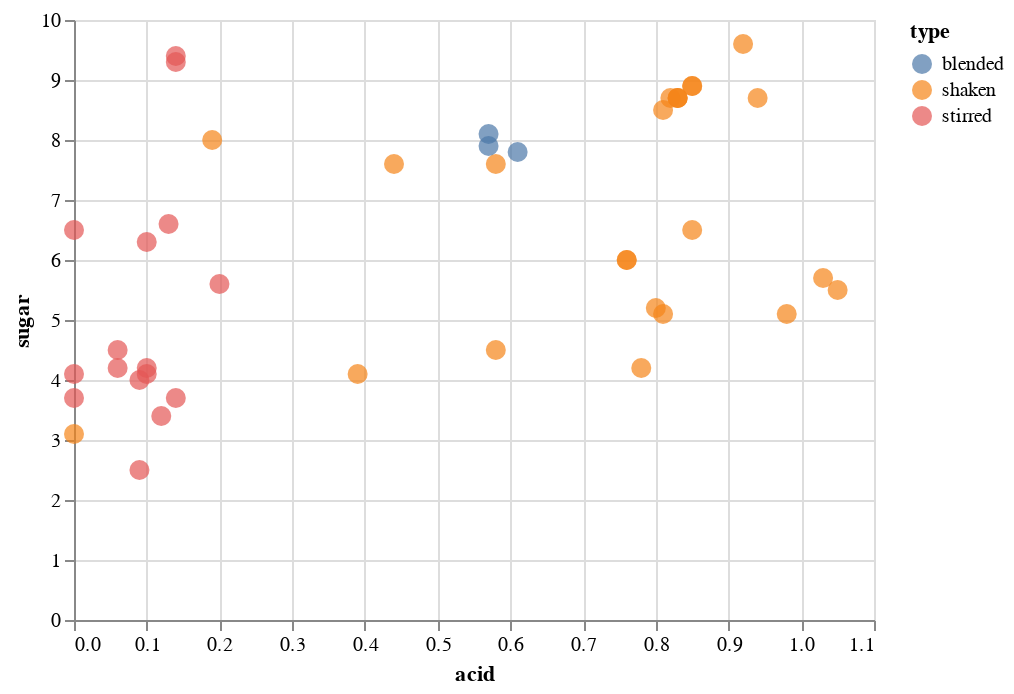

Notebook code cell kept with this figure:
### Code cell
# common config
brush = alt.selection(type='interval')
base = alt.Chart(three).add_selection(brush)

# points
points = base.mark_circle(size=100).encode(
    x='acid',
    y='sugar',
    color=alt.condition(brush, 'type', alt.value('grey'))
)

points

### Figure 1 — Vega-Lite specification as saved in the notebook (floating-point values rounded to 4 significant figures)
{"config": {"view": {"continuousWidth": 400, "continuousHeight": 300}}, "data": {"name": "data-4cfbd81e8e3a4b9a09c22b06f7060049"}, "mark": {"type": "circle", "size": 100}, "encoding": {"color": {"condition": {"type": "nominal", "field": "type", "selection": "selector002"}, "value": "grey"}, "x": {"type": "quantitative", "field": "acid"}, "y": {"type": "quantitative", "field": "sugar"}}, "selection": {"selector002": {"type": "interval"}}, "$schema": "https://vega.github.io/schema/vega-lite/v4.8.1.json", "datasets": {"data-4cfbd81e8e3a4b9a09c22b06f7060049": [{"name": "Daiquiri with More Lime", "abv": 14.7, "acid": 0.94, "sugar": 8.7, "type": "shaken", "index": 9, "instructions": "Shake, coupe.", "ingredients": "2 oz white rum (40% abv)<br/>0.875 oz lime juice<br/>3/4 oz simple syrup", "ncotw": "<a href=\"https://www.reddit.com/r/cocktails/comments/1i0sbt/not_cocktail_of_the_week_27_daiquiri/\">#27</a>"}, {"name": "Honeysuckle", "abv": 15.0, "acid": 0.85, "sugar": 8.9, "type": "shaken", "index": 10, "instructions": "Shake, coupe. Garnish with lime wheel.", "ingredients": "2 oz white rum (40% abv)<br/>3/4 oz lime juice<br/>3/4 oz honey syrup", "ncotw": "<a href=\"https://www.reddit.com/r/cocktails/comments/1kd90i/not_cocktail_of_the_week_32_bees_knees/\">#32</a>"}, {"name": "Classic Daiquiri", "abv": 15.0, "acid": 0.85, "sugar": 8.9, "type": "shaken", "index": 11, "instructions": "Shake, coupe.", "ingredients": "2 oz white rum (40% abv)<br/>3/4 oz lime juice<br/>3/4 oz simple syrup", "ncotw": "<a href=\"https://www.reddit.com/r/cocktails/comments/1i0sbt/not_cocktail_of_the_week_27_daiquiri/\">#27</a>"}, {"name": "Blood and Sand", "abv": 15.6, "acid": 0.19, "sugar": 8.0, "type": "shaken", "index": 12, "instructions": "Shake, coupe. (Optionally flamed) orange twist.", "ingredients": "1 oz Scotch (43% abv)<br/>3/4 oz Cherry Herring<br/>3/4 oz sweet vermouth<br> 1/2 oz orange jucie", "ncotw": "<a href=\"https://www.reddit.com/r/cocktails/comments/1yds2e/not_cocktail_of_the_week_59_blood_and_sand/\">#59</a>"}, {"name": "Alexander", "abv": 16.4, "acid": 0.0, "sugar": 3.1, "type": "shaken", "index": 13, "instructions": "Shake, coupe. Grated nutmeg.", "ingredients": "2 oz Cognac (41% abv)<br/>1 oz heavy cream<br/>1/4 oz Demerara syrup", "ncotw": "not yet"}, {"name": "Hemingway Daiquiri", "abv": 16.5, "acid": 0.98, "sugar": 5.1, "type": "shaken", "index": 14, "instructions": "Shake, coupe. Garnish with lime wheel.", "ingredients": "2 oz white rum (40% abv)<br/>3/4 oz lime juice<br/>1/2 oz grapefruit juice<br/>1/2 oz Luxardo Maraschino<br/>2 drops saline solution", "ncotw": "<a href=\"https://www.reddit.com/r/cocktails/comments/1i0sbt/not_cocktail_of_the_week_27_daiquiri/\">#27</a>"}, {"name": "Brown Derby", "abv": 16.6, "acid": 0.44, "sugar": 7.6, "type": "shaken", "index": 15, "instructions": "Shake, coupe. Express and discard grapefruit twist.", "ingredients": "2 oz bourbon (45% abv)<br/>1 oz grapefruit juice<br/>1/2 oz honey syrup", "ncotw": "<a href=\"https://www.reddit.com/r/cocktails/comments/2a9ow3/not_cocktail_of_the_week_79_brown_derby/\">#79</a>"}, {"name": "Cosmopolitan (Modern/Bastardized)", "abv": 16.6, "acid": 1.05, "sugar": 5.5, "type": "shaken", "index": 16, "instructions": "Shake, coupe. Express and discard (optionally flamed) orange twist.", "ingredients": "1 1/2 oz Absolut Citron vodka<br/>3/4 oz Cointreau<br/>3/4 oz cranberry juice<br/>1/2 oz lime juice", "ncotw": "not yet"}, {"name": "Gold Rush", "abv": 17.2, "acid": 0.83, "sugar": 8.7, "type": "shaken", "index": 17, "instructions": "Shake, server over large rock.", "ingredients": "2 oz bourbon (47% abv)<br/>3/4 oz lemon juice<br/>3/4 oz honey syrup", "ncotw": "not yet"}, {"name": "Southside", "abv": 17.2, "acid": 0.83, "sugar": 8.7, "type": "shaken", "index": 18, "instructions": "Shake with handful mint, coupe. Garnish with mint.", "ingredients": "2 oz gin (47% abv)<br/>3/4 oz lemon juice<br/>3/4 oz simple syrup", "ncotw": "<a href=\"https://www.reddit.com/r/cocktails/comments/1jfrqi/not_cocktail_of_the_week_30_southside_and/\">#30</a>"}, {"name": "Bee's Knees", "abv": 17.2, "acid": 0.83, "sugar": 8.7, "type": "shaken", "index": 19, "instructions": "Shake, coupe. Garnish with lemon wheel.", "ingredients": "2 oz gin (47% abv)<br/>3/4 oz lemon juice<br/>3/4 oz honey syrup", "ncotw": "<a href=\"https://www.reddit.com/r/cocktails/comments/1kd90i/not_cocktail_of_the_week_32_bees_knees/\">#32</a>"}, {"name": "20th Century Cocktail", "abv": 17.3, "acid": 0.85, "sugar": 6.5, "type": "shaken", "index": 20, "instructions": "Shake, coupe.", "ingredients": "1 1/2 oz gin (47% abv)<br/>3/4 oz lemon juice<br/>3/4 oz white crme de cacao<br/>3/4 oz Lillet Blanc", "ncotw": "<a href=\"https://www.reddit.com/r/cocktails/comments/2377jm/not_cocktail_of_the_week_67_the_20th_century/\">#67</a>"}, {"name": "Fresh Lime Gimlet", "abv": 17.3, "acid": 0.82, "sugar": 8.7, "type": "shaken", "index": 21, "instructions": "Shake, coupe. Garnish with lime wheel.", "ingredients": "2 oz gin (47.4% abv)<br/>3/4 oz lime juice<br/>3/4 oz simple syrup", "ncotw": "<a href=\"https://www.reddit.com/r/cocktails/comments/28i1dn/not_cocktail_of_the_week_76_gimlet/\">#76</a>"}, {"name": "Corpse Reviver #2", "abv": 17.4, "acid": 1.03, "sugar": 5.7, "type": "shaken", "index": 22, "instructions": "Shake, coupe. Express and discard orange twist.", "ingredients": "3/4 oz lemon juice<br/>3/4 oz gin (47% abv)<br/>3/4 oz Cointreau<br/>3/4 oz Lillet Blanc", "ncotw": "<a href=\"https://www.reddit.com/r/cocktails/comments/1779xr/ncotw_3_corpse_reviver_2/\">#3</a>"}, {"name": "Jack Rose", "abv": 18.2, "acid": 0.81, "sugar": 8.5, "type": "shaken", "index": 23, "instructions": "Shake, coupe.", "ingredients": "2 oz apple brandy (50% abv)<br/>3/4 oz Grenadine<br/>3/4 oz lemon juice<br>1 dash Angostura bitters", "ncotw": "<a href=\"https://www.reddit.com/r/cocktails/comments/1bnysd/not_cocktail_of_the_week_13_jack_rose/\">#13</a>"}, {"name": "Margarita", "abv": 18.5, "acid": 0.76, "sugar": 6.0, "type": "shaken", "index": 24, "instructions": "Shake, coupe (optionally salted rim).", "ingredients": "2 oz blanco tequila (40% abv)<br/>3/4 oz lime juice<br/>3/4 oz Cointreau<br/>1/4 oz simple syrup<br/>5 drops saline solution", "ncotw": "not yet"}, {"name": "Aviation", "abv": 18.7, "acid": 0.81, "sugar": 5.1, "type": "shaken", "index": 25, "instructions": "Shake, coupe.", "ingredients": "2 oz Plymouth gin<br/>3/4 oz lemon juice<br/>1/2 oz Luxardo Maraschino<br/>1/4 oz crem de violette", "ncotw": "not yet"}, {"name": "Sidecar", "abv": 18.9, "acid": 0.76, "sugar": 6.0, "type": "shaken", "index": 26, "instructions": "Shake, coupe. Express and discard orange twist.", "ingredients": "2 oz Cognac (41% abv)<br/>3/4 oz Cointreau<br/>3/4 oz lemon juice<br/>1/4 oz simple syrup", "ncotw": "<a href=\"https://www.reddit.com/r/cocktails/comments/19cmfw/not_cocktail_of_the_week_8_sidecar/\">#8</a>"}, {"name": "Champs-Elysses", "abv": 19.7, "acid": 0.8, "sugar": 5.2, "type": "shaken", "index": 27, "instructions": "Shake, coupe. Express and discard lemon twist.", "ingredients": "2 oz Cognac (41% abv)<br/>3/4 oz lemon juice<br/>1/2 oz Green Chartreuse<br/>1/4 oz simple syrup<br/>1 dash Angostura bitters", "ncotw": "<a href=\"https://www.reddit.com/r/cocktails/comments/209moq/not_cocktail_of_the_week_62_champs_%C3%A9lys%C3%A9es/\">#62</a>"}, {"name": "Last Word", "abv": 20.0, "acid": 0.92, "sugar": 9.6, "type": "shaken", "index": 28, "instructions": "Shake, coupe.", "ingredients": "3/4 oz lime juice<br/>3/4 oz Green Chartreuse<br/>3/4 oz Luxardo Marschino<b4/>3/4 oz Plymouth gin<br/>2 drop saline", "ncotw": "<a href=\"https://www.reddit.com/r/cocktails/comments/14c11h/cocktail_of_the_week_1_last_word/\">COTW #1</a>"}, {"name": "Between the Sheets", "abv": 20.1, "acid": 0.58, "sugar": 4.5, "type": "shaken", "index": 29, "instructions": "Shake, coupe. Express and discard lemon twist.", "ingredients": "1 1/2 oz Cognac (41% abv)<br/>3/4 oz Curacao<br/>1/2 oz white rum (40% abv)<br/>1/2 oz lemon juice", "ncotw": "<a href=\"https://www.reddit.com/r/cocktails/comments/1xqbox/not_cocktail_of_the_week_58_between_the_sheets/\">#58</a>"}, {"name": "Brady Crusta", "abv": 20.2, "acid": 0.58, "sugar": 7.6, "type": "shaken", "index": 30, "instructions": "Shake, coupe (sugar-rimmed). Large lemon spiral.", "ingredients": "2 oz Cognac (41% abv)<br/>1/2 oz Curacao<br/>1/2 oz lemon juice<br/>1/4 oz Luxardo Maraschino", "ncotw": "not yet"}, {"name": "Pegu Club", "abv": 21.0, "acid": 0.78, "sugar": 4.2, "type": "shaken", "index": 31, "instructions": "Shake, coupe. Garnish with lime wheel.", "ingredients": "2 oz gin (47.3% abv)<br/>3/4 oz lime juice<br/>3/4 oz Curacao<br/>1 dash orange bitters<br/>1 dash Angostura bitters", "ncotw": "<a href=\"https://www.reddit.com/r/cocktails/comments/1c3psn/not_cocktail_of_the_week_14_pegu_club/\">#14</a>"}, {"name": "Blinker", "abv": 21.4, "acid": 0.39, "sugar": 4.1, "type": "shaken", "index": 32, "instructions": "Shake, coupe.", "ingredients": "2 oz rye (50% abv)<br/>3/4 oz grapefruit juice<br/>1 bsp raspberry syrup", "ncotw": "not yet"}, {"name": "Negroni", "abv": 20.7, "acid": 0.14, "sugar": 9.4, "type": "stirred", "index": 33, "instructions": "Stir. Coupe or over a large rock. Orange or grapefruit twist.", "ingredients": "1 oz sweet vermouth<br/>1 oz gin (47.3% abv)<br/>1 oz Campari", "ncotw": "<a href=\"https://www.reddit.com/r/cocktails/comments/1aoe1c/not_cocktail_of_the_week_11_negroni/\">#11</a>"}, {"name": "Blackthorn", "abv": 21.1, "acid": 0.1, "sugar": 6.3, "type": "stirred", "index": 34, "instructions": "Stir, coupe. Orange twist.", "ingredients": "1 1/2 oz Plymouth gin<br/>3/4 oz sweet vermouth<br/>3/4 oz sloe gin<br/>2 dashes orange bitters", "ncotw": "not yet"}, {"name": "Hanky Panky", "abv": 22.4, "acid": 0.2, "sugar": 5.6, "type": "stirred", "index": 35, "instructions": "Stir, coupe. Orange twist.", "ingredients": "1 1/2 oz sweet vermouth<br/>1 1/2 oz gin (47% abv)<br/>1 bsp Fernet Branca", "ncotw": "<a href=\"https://www.reddit.com/r/cocktails/comments/5c2njb/not_cocktail_of_the_week_123_hanky_panky/\">#123</a>"}, {"name": "Martinez", "abv": 22.5, "acid": 0.13, "sugar": 6.6, "type": "stirred", "index": 36, "instructions": "Stir, coupe. Lemon twist.", "ingredients": "2 oz Old Tom gin (40% abv)<br/>1 oz sweet vermouth<br/>1/4 oz Luxardo Maraschino<br/>1 dash Angostura bitters<br/>1 dash orange bitters", "ncotw": "<a href=\"https://www.reddit.com/r/cocktails/comments/1ck6v2/not_cocktail_of_the_week_15_martinez/\">#15</a>"}, {"name": "Manhatan (Boubon, 45% abv)", "abv": 24.6, "acid": 0.14, "sugar": 3.7, "type": "stirred", "index": 37, "instructions": "Stir, coupe. Orange twist or cherry.", "ingredients": "2 oz bourbon (45% abv)<br/>1 oz sweet vermouth<br/>2 dashes Angostura bitters", "ncotw": "<a href=\"https://www.reddit.com/r/cocktails/comments/16pciv/not_cocktail_of_the_week_2_the_manhattan/\">#2</a>"}, {"name": "Bobby Burns", "abv": 24.9, "acid": 0.1, "sugar": 4.2, "type": "stirred", "index": 38, "instructions": "Stir, coupe. Lemon twist.", "ingredients": "2 oz Scotch (43% abv)<br/>3/4 oz sweet vermouth<br/>1/4 oz Benedictine", "ncotw": "<a href=\"https://www.reddit.com/r/cocktails/comments/169jv7/cocktail_of_the_week_3_bobby_burns/\">#1</a>"}, {"name": "Rob Roy", "abv": 25.5, "acid": 0.09, "sugar": 2.5, "type": "stirred", "index": 39, "instructions": "Stir, coupe. Lemon twist.", "ingredients": "2.5 oz Scotch (43% abv)<br/>3/4 oz sweet vermouth<br/>2 dashes Angostura bitters", "ncotw": "<a href=\"https://www.reddit.com/r/cocktails/comments/2owdug/not_cocktail_of_the_week_101_rob_roy/\">#101</a>"}, {"name": "Old Pal", "abv": 25.6, "acid": 0.09, "sugar": 4.0, "type": "stirred", "index": 40, "instructions": "Stir, coupe.", "ingredients": "2 oz rye (50% abv)<br/>3/4 oz Campari<br/>3/4 oz dry vermouth", "ncotw": "<a href=\"https://www.reddit.com/r/cocktails/comments/2sfsns/not_cocktail_of_the_week_105_old_pal/\">#105</a>"}, {"name": "Vieux Carre", "abv": 25.9, "acid": 0.1, "sugar": 4.1, "type": "stirred", "index": 41, "instructions": "Stir, serve over large rock.", "ingredients": "1 oz rye (50% abv)<br/>1 oz Cognac (41% abv)<br/>3/4 oz sweet vermouth<br/>1/4 oz Benedictine<br/>1 dash Angostura bitters<br/>1 dash Peychaud's bitters", "ncotw": "<a href=\"https://www.reddit.com/r/cocktails/comments/1a8cs5/not_cocktail_of_the_week_10_vieux_carr%C3%A9/\">#10</a>"}, {"name": "Brooklyn", "abv": 26.3, "acid": 0.06, "sugar": 4.2, "type": "stirred", "index": 42, "instructions": "Stir, coupe. Garnish with cherry.", "ingredients": "2 oz rye (50% abv)<br/>1/2 oz Amer Picon<br/>1/2 oz dry vermouth<br/>1/4 oz Luxardo Maraschino<br/>1 dash Angostura bitters", "ncotw": "<a href=\"https://www.reddit.com/r/cocktails/comments/2ni3ba/not_cocktail_of_the_week_99_the_brooklyn/\">#99</a>"}, {"name": "Bijou", "abv": 27.1, "acid": 0.14, "sugar": 9.3, "type": "stirred", "index": 43, "instructions": "Stir, coupe. Lemon twist or cherry.", "ingredients": "1 oz gin (47.3% abv)<br/>1 oz sweet vermouth<br/>1 oz Green Chartreuse<br/>1 dash orange bitters", "ncotw": "<a href=\"https://www.reddit.com/r/cocktails/comments/2ypbjw/not_cocktail_of_the_week_109_bijou/\">#109</a>"}, {"name": "Manhatan (Rye, 50% abv)", "abv": 27.2, "acid": 0.12, "sugar": 3.4, "type": "stirred", "index": 44, "instructions": "Stir, coupe. Orange twist or cherry.", "ingredients": "2 oz rye (50% abv)<br/>0.875 oz sweet vermouth<br/>2 dashes Angostura bitters", "ncotw": "<a href=\"https://www.reddit.com/r/cocktails/comments/16pciv/not_cocktail_of_the_week_2_the_manhattan/\">#2</a>"}, {"name": "Rusty Nail", "abv": 28.8, "acid": 0.0, "sugar": 4.1, "type": "stirred", "index": 45, "instructions": "Stir, serve over large rock. Lemon peel.", "ingredients": "2 oz Scotch (43% abv)<br/>1/2 oz Drambuie", "ncotw": "not yet"}, {"name": "Improved Whiskey Cocktail", "abv": 29.3, "acid": 0.0, "sugar": 6.5, "type": "stirred", "index": 46, "instructions": "Stir, sever over large rock in absinthe-rinsed glass. Lemon twist.", "ingredients": "2 oz rye (50% abv)<br/>1/4 oz Luxardo Maraschino<br/>1/4 oz simple syrup<br/>2 dashes Angostura bitters", "ncotw": "<a href=\"https://www.reddit.com/r/cocktails/comments/1hkxy5/not_cocktail_of_the_week_26_improved_whiskey/\">#26</a>"}, {"name": "De La Louisiane", "abv": 29.3, "acid": 0.06, "sugar": 4.5, "type": "stirred", "index": 47, "instructions": "Stir, coupe. Garnish with cherry.", "ingredients": "2 oz rye (50% abv)<br/>1/2 oz Benedictine<br/>1/2 oz sweet vermouth<br/>3 dashes Peychaud's bitters<br/>3 dashes Angostura bitters<br/>3 dashes absinthe", "ncotw": "<a href=\"https://www.reddit.com/r/cocktails/comments/2tzik7/not_cocktail_of_the_week_106_cocktail_a_la/\">#106</a>"}, {"name": "Widow's Kiss", "abv": 32.3, "acid": 0.0, "sugar": 3.7, "type": "stirred", "index": 48, "instructions": "Stir, coupe.", "ingredients": "2 oz apple brandy (50% abv)<br/>1/4 oz Benedictine<br/>1/4 oz Yellow Chartreuse", "ncotw": "<a href=\"https://www.reddit.com/r/cocktails/comments/1toslc/not_cocktail_of_the_week_51_widows_kiss/\">#51</a>"}, {"name": "Blender Daiquiri", "abv": 15.0, "acid": 0.57, "sugar": 8.1, "type": "blended", "index": 50, "instructions": "Blend with 120 g ice, strain, coupe.", "ingredients": "2 1/2 oz water<br/>2 1/4 oz sugard 80-proof rum<br/>1/2 oz lime juice<br/>4 drops saline solution", "ncotw": "not yet"}, {"name": "Blender Margarita", "abv": 17.2, "acid": 0.57, "sugar": 7.9, "type": "blended", "index": 51, "instructions": "Blend with 120 g ice, strain, coupe.", "ingredients": "2 1/2 oz water<br/>1 oz Cointreau<br/>3/4 oz white mezcal<br/>1/2 oz Yellow Chartreuse<br/>1/2 oz lime juice<br/>10 drops Hellfire bitters", "ncotw": "not yet"}, {"name": "Blender Whiskey Sour", "abv": 16.7, "acid": 0.61, "sugar": 7.8, "type": "blended", "index": 52, "instructions": "Blend with 120 g ice, strain, coupe.", "ingredients": "2 1/2 oz water<br/>2 oz sugared 100-proof rye<br/>1/2 oz lemon juice<br/>1/4 oz orange juice<br/>4 drops saline solution", "ncotw": "not yet"}]}}
